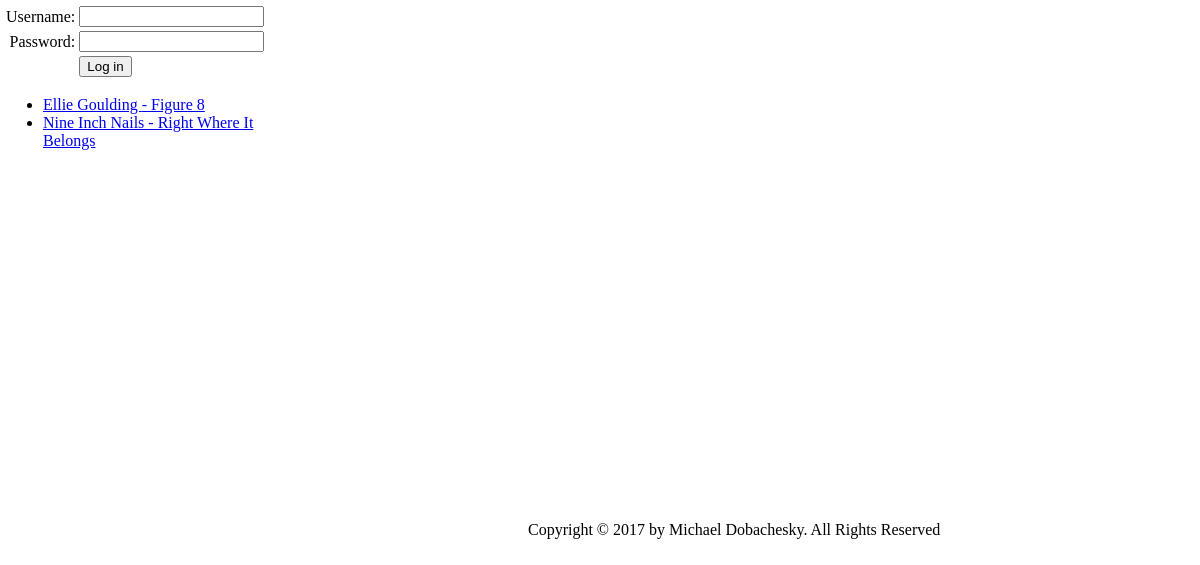
The page / on the database its author committed.
### tables this page shows
CREATE TABLE `songs` (
  `id` int(11) NOT NULL,
  `name` varchar(25) NOT NULL,
  `artist` varchar(25) NOT NULL,
  `running_time` mediumint(9) NOT NULL,
  `lyrics` text NOT NULL,
  `rating` float NOT NULL
);

### index.php (called while the page is built, shortened)
<?php
require_once('models/dbcon.php');
require_once('models/songs.php');
include_once('views/header.php');
$songs = get_songs($db);
include_once('views/songsList.php');
include_once('views/footer.php');
?>

### models/songs.php (called while the page is built, shortened)
<?php
function get_songs($db){
    $sql = "SELECT * FROM songs ORDER BY artist, name";
    $results = $db->query($sql);
    return $results;
}
?>

### views/songsList.php (the view, shortened to what this page needs)
<aside>
    <tr>
        <td rowspan="2" class="songLinks">
                <?php
            include_once('views/login.php');
            ?>
            <ul>
                <?php foreach($songs as $song): ?>
                    <li>
                        <a href="index.php?action=songDetails&id=<?php echo $song['id']; ?>"><?php echo htmlspecialchars($song['artist'], ENT_QUOTES, 'UTF-8') . " - " . htmlspecialchars($song['name'], ENT_QUOTES, 'UTF-8'); ?></a>
                    </li>
                <?php endforeach; ?>
            </ul>
        </td>
</aside>

### style.css (style rules this page uses)
html, body, table { height: 100%; width: 100%; margin: 0; }
.songLinks { vertical-align: text-top; width: 20%; overflow: scroll; }

### rows shown on the page
songs: artist "Ellie Goulding", name "Figure 8"
songs: artist "Nine Inch Nails", name "Right Where It Belongs"
